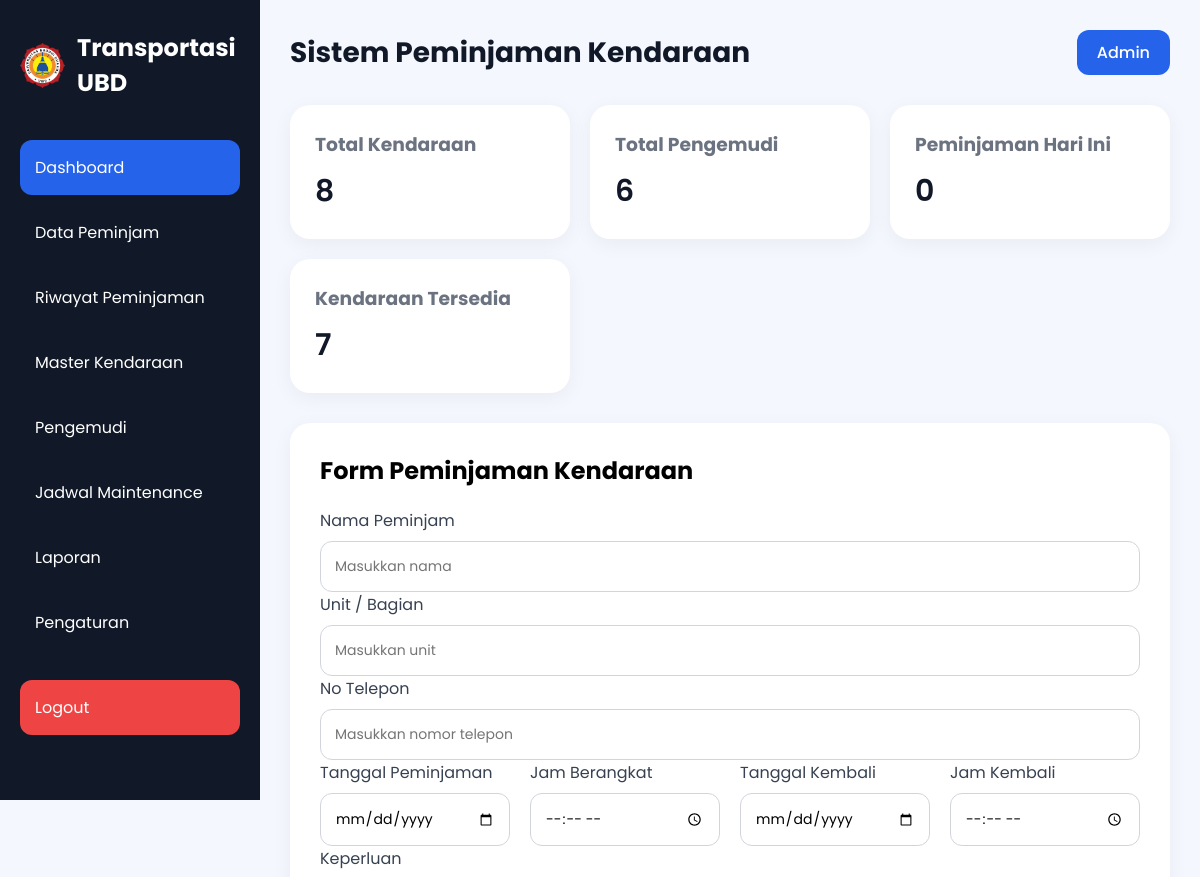
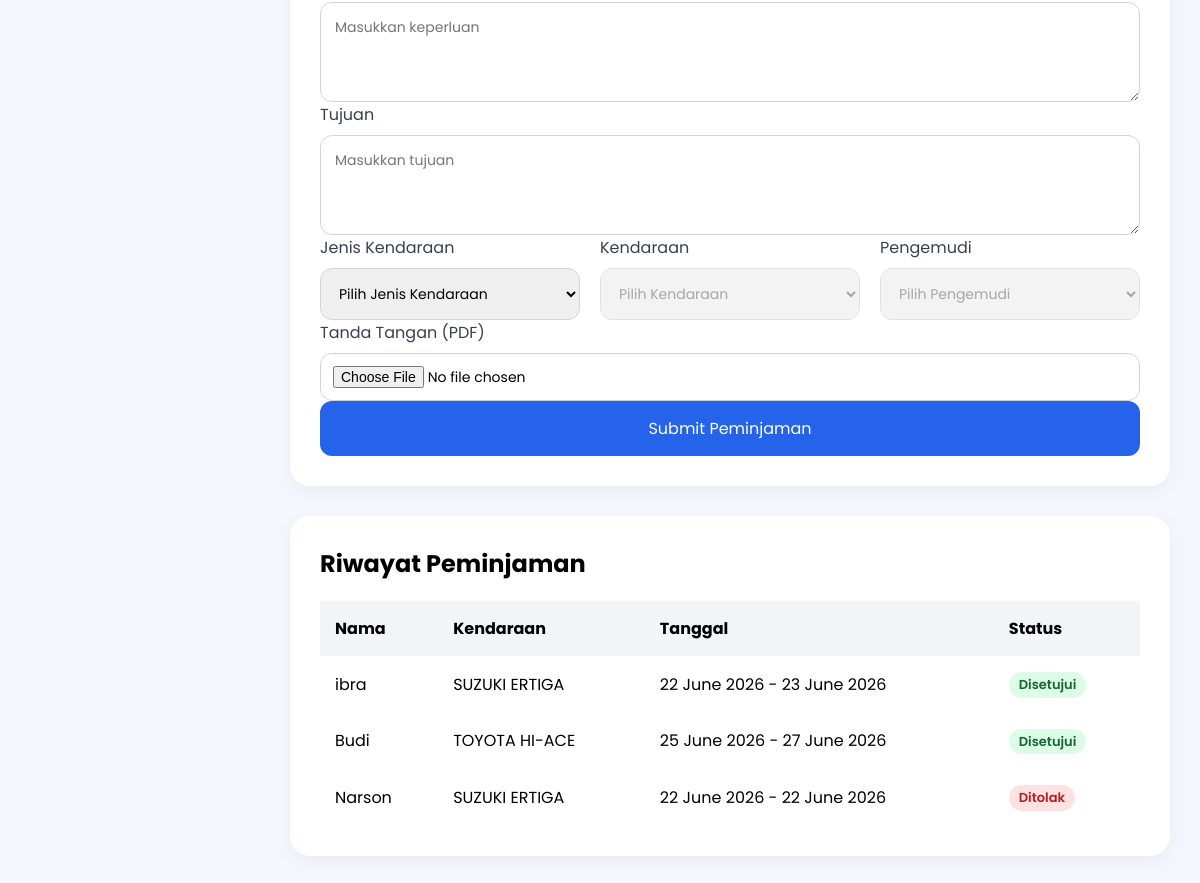
Screenshot of /index.php (signed in) with the database file from the repository (2 pictures, top to bottom).
### tables this page shows
CREATE TABLE `riwayat` (
  `id` int(11) NOT NULL,
  `nama_peminjam` varchar(100) NOT NULL,
  `kendaraan` varchar(100) NOT NULL,
  `pengemudi` varchar(100) NOT NULL,
  `tanggal_pinjam` date NOT NULL,
  `jam_berangkat` time NOT NULL,
  `tanggal_kembali` date NOT NULL,
  `jam_kembali` time NOT NULL,
  `keperluan` text NOT NULL,
  `tujuan` text NOT NULL,
  `status` enum('disetujui','pending','ditolak') DEFAULT 'pending',
  `created_at` timestamp NOT NULL DEFAULT current_timestamp()
);

CREATE TABLE `kendaraan` (
  `id_kendaraan` int(11) NOT NULL,
  `merk_jenis` varchar(100) NOT NULL,
  `tahun` int(11) NOT NULL,
  `no_polisi` varchar(15) NOT NULL,
  `tgl_pajak_stnk` varchar(30) DEFAULT NULL,
  `jenis` enum('Mobil','Motor') NOT NULL,
  `status` varchar(20) NOT NULL DEFAULT 'siap'
);

### index.php (the view, shortened to what this page needs)
<?php
require_once "config/koneksi.php";
$qTotalKendaraan = mysqli_query($conn, "SELECT COUNT(*) AS total FROM kendaraan");
$totalKendaraan = mysqli_fetch_assoc($qTotalKendaraan);
$qTotalSupir = mysqli_query($conn, "SELECT COUNT(*) AS total FROM supir");
$totalSupir = mysqli_fetch_assoc($qTotalSupir);
$qHariIni = mysqli_query($conn,"
    SELECT COUNT(*) AS total
    FROM riwayat
    WHERE tanggal_pinjam = CURDATE()
");
$hariIni = mysqli_fetch_assoc($qHariIni);
$qTersedia = mysqli_query($conn, "
SELECT COUNT(*) AS total
FROM kendaraan k
WHERE
NOT EXISTS (
    SELECT 1
    FROM riwayat r
    WHERE r.kendaraan = k.no_polisi
      AND r.status = 'disetujui'
      AND NOW() BETWEEN
          CONCAT(r.tanggal_pinjam,' ',r.jam_berangkat)
      AND
          CONCAT(r.tanggal_kembali,' ',r.jam_kembali)
)
AND
NOT EXISTS (
    SELECT 1
    FROM jadwal_ganti_oli_kendaraan_operasional j
    WHERE j.id_kendaraan = k.id_kendaraan
      AND j.status = 'Maintenance'
);
");
$totalTersedia = mysqli_fetch_assoc($qTersedia);
$queryRiwayat = mysqli_query($conn,"
    SELECT
        r.*,
        k.merk_jenis
    FROM riwayat r
    LEFT JOIN kendaraan k
        ON r.kendaraan = k.no_polisi
    ORDER BY r.id DESC
");
?>
<!DOCTYPE html>
<html lang="id">
<head>
    <link rel="stylesheet" href="style.css">
</head>
<body>
<div class="container">
    <div class="sidebar">
        <div class="logo">
    <img
        src="logo ubd.png"
        alt="Logo UBD"
        class="logo-img"
    >
    <h2>Transportasi UBD</h2>
</div>
        <ul class="menu">
            <li class="active">
                    <a href="index.php">Dashboard</a>
                </li>
                <li>
                    <a href="data-peminjam.php">Data Peminjam</a>
                </li>
                <li>
                    <a href="riwayat.php">Riwayat Peminjaman</a>
                </li>
                <li>
                    <a href="kendaraan.php">Master Kendaraan</a>
                </li>
                <li>
                    <a href="pengemudi.php">Pengemudi</a>
                </li>
                <li>
                    <a href="jadwal.php">Jadwal Maintenance</a>
                </li>
                <li>
                    <a href="laporan.php"> Laporan</a>
                </li>
                <li>
                    <a href="pengaturan.php">Pengaturan</a>
                </li>
                <li class="logout-menu">
                    <a href="proses/logout.php">Logout</a>
                </li>
            </ul>
    </div>
    <div class="main-content">
        <div class="navbar">
            <h1>Sistem Peminjaman Kendaraan</h1>
            <div class="profile">
                <a href="LOGIN.php">Admin</a>
            </div>
        </div>
        <div class="cards">
            <div class="card">
                <h3>Total Kendaraan</h3>
                <p><?= $totalKendaraan['total']; ?></p>
            </div>
            <div class="card">
                <h3>Total Pengemudi</h3>
                <p><?= $totalSupir['total']; ?></p>
            </div>
            <div class="card">
                <h3>Peminjaman Hari Ini</h3>
                <p><?= $hariIni['total']; ?></p>
            </div>
            <div class="card">
                <h3>Kendaraan Tersedia</h3>
                <p><?= $totalTersedia['total']; ?></p>
            </div>
        </div>
        <div class="form-container">
            <h2>Form Peminjaman Kendaraan</h2>
            <form action="proses/simpan_peminjaman.php" method="POST" enctype="multipart/form-data">
                <div class="input-group">
                    <label>Nama Peminjam</label>
                    <input
                    type="text"
                    name="nama_peminjam"
                    placeholder="Masukkan nama"
                    required>
                </div>
                <div class="input-group">
                    <label>Unit / Bagian</label>
                    <input
                    type="text"
                    name="unit"
                    placeholder="Masukkan unit"
                    required>
                </div>
                <div class="input-group">
                    <label>No Telepon</label>
                    <input
                    type="text"
                    name="no_telepon"
                    placeholder="Masukkan nomor telepon"
                    required>
                </div>
                <div class="row">
                    <div class="input-group">
                        <label>Tanggal Peminjaman</label>
                        <input
                        type="date"
                        name="tanggal_pinjam"
                        required>
                    </div>
                    <div class="input-group">
                        <label>Jam Berangkat</label>
                        <input
                        type="time"
                        name="jam_berangkat"
                        required>
                    </div>
                    <div class="input-group">
                        <label>Tanggal Kembali</label>
                        <input
                        type="date"
                        name="tanggal_kembali"
                        required>
                    </div>
                    <div class="input-group">
                        <label>Jam Kembali</label>
                        <input
                        type="time"
                        name="jam_kembali"
                        required>
                    </div>
                </div>
                <div class="input-group">
                    <label>Keperluan</label>
                    <textarea
                        name="keperluan"
                        placeholder="Masukkan keperluan"
                        required
                    ></textarea>
                </div>
                <div class="input-group">
                    <label>Tujuan</label>
                    <textarea
                        name="tujuan"
                        placeholder="Masukkan tujuan"
                        required
                    ></textarea>
                </div>
                <div class="row">
                    <div class="input-group">
                        <label>Jenis Kendaraan</label>
                        <select id="jenisKendaraan" name="jenis" required>
                            <option value="">Pilih Jenis Kendaraan</option>
                        </select>
                    </div>
                    <div class="input-group">
                        <label>Kendaraan</label>
                        <select id="kendaraanSelect" name="kendaraan" disabled required>
                            <option value="">Pilih Kendaraan</option>
                        </select>
                    </div>
                    <div class="input-group">
                        <label>Pengemudi</label>
                        <select id="pengemudiSelect" name="pengemudi" disabled required>
                            <option value="">Pilih Pengemudi</option>
                        </select>
                    </div>
                </div>
                <div class="input-group">
                    <label>Tanda Tangan (PDF)</label>
                    <input
                        type="file"
                        accept="application/pdf"
                        id="signatureInput"
                    >
                </div>
                <button type="submit" class="btn-1">
                    Submit Peminjaman
                </button>
            </form>
        </div>
        <div class="table-container">
            <h2>Riwayat Peminjaman</h2>
            <table>
                <thead>
                    <tr>
                        <th>Nama</th>
                        <th>Kendaraan</th>
                        <th>Tanggal</th>
                        <th>Status</th>
                    </tr>
                </thead>
                <tbody>
                    <?php
                    while ($r = mysqli_fetch_assoc($queryRiwayat)) :
                    ?>
                    <tr>
                        <td><?= $r['nama_peminjam']; ?></td>
                        <td><?= $r['merk_jenis']; ?></td>
                        <td>
                            <?= date('d F Y', strtotime($r['tanggal_pinjam'])); ?>
                            -
                            <?= date('d F Y', strtotime($r['tanggal_kembali'])); ?>
                        </td>
                        <td>
                            <?php if($r['status'] == 'disetujui'): ?>
                                <span class="badge success">
                                    Disetujui
                                </span>
                            <?php elseif($r['status'] == 'pending'): ?>
                                <span class="badge pending">
                                    Pending
                                </span>
                            <?php else: ?>
                                <span class="badge maintenance">
                                    Ditolak
                                </span>
                            <?php endif; ?>
                        </td>
                    </tr>
                    <?php endwhile; ?>
            </table>
        </div>
    </div>
</div>
</body>
</html>

### style.css (style rules this page uses)
* { margin:0; padding:0; box-sizing:border-box; font-family:'Poppins', sans-serif; }
body { background:#f4f7fe; }
.container { display:flex; }
.sidebar { width:260px; height:100vh; background:#111827; color:white; padding:30px 20px; position:fixed; }
.logo { display:flex; align-items:center; gap:12px; margin-bottom:40px; }
.logo-img { width:45px; height:45px; object-fit:contain; }
.logo h2 { font-size:24px; }
.menu { list-style:none; }
.menu li { padding:15px; margin-bottom:10px; border-radius:12px; cursor:pointer; transition:0.3s; }
.menu .active { background:#2563eb; }
.main-content { margin-left:260px; width:100%; padding:30px; }
.navbar { display:flex; justify-content:space-between; align-items:center; margin-bottom:30px; }
.navbar h1 { font-size:28px; color:#111827; }
.profile { background:#2563eb; padding:10px 20px; border-radius:12px; }
.profile a { color:white; text-decoration:none; font-weight:500; display:block; }
.cards { display:grid; grid-template-columns:repeat(auto-fit,minmax(220px,1fr)); gap:20px; margin-bottom:30px; }
.card { background:white; padding:25px; border-radius:20px; box-shadow:0 5px 20px rgba(0,0,0,0.05); }
.card h3 { color:#6b7280; margin-bottom:10px; }
.card p { font-size:30px; font-weight:600; color:#111827; }
.form-container { background:white; padding:30px; border-radius:20px; box-shadow:0 5px 20px rgba(0,0,0,0.05); margin-bottom:30px; }
.form-container h2 { margin-bottom:20px; }
.input-group { display:flex; flex-direction:column; width:100%; min-width:0; }
.input-group label { margin-bottom:8px; color:#374151; }
.input-group input, .input-group textarea, .input-group select { width:100%; max-width:100%; padding:14px; border:1px solid #d1d5db; border-radius:12px; outline:none; font-size:14px; box-sizing:border-box; }
.input-group textarea { height:100px; }
.row { display:flex; gap:20px; }
.btn-1 { width:100%; padding:15px; border:none; background:#2563eb; color:white; border-radius:12px; font-size:16px; cursor:pointer; transition:0.3s; }
.table-container { background:white; padding:30px; border-radius:20px; box-shadow:0 5px 20px rgba(0,0,0,0.05); }
.table-container h2 { margin-bottom:20px; }
table { width:100%; border-collapse:collapse; }
table th, table td { padding:15px; text-align:left; }
table th { background:#f3f4f6; }
.menu li a { text-decoration: none; color: white; display: block; width: 100%; }
input[type="file"] { padding:12px; border:1px solid #d1d5db; border-radius:12px; background:white; cursor:pointer; }
.logout-menu { margin-top:30px; background:#ef4444; border-radius:12px; }
.logout-menu a { color:white; text-decoration:none; display:block; }
.badge { display:inline-block; padding:5px 10px; border-radius:20px; font-size:13px; font-weight:600; line-height:1.2; }
.success { background:#dcfce7; color:#166534; }
.maintenance { background:#fee2e2; color:#b91c1c; }

### rows the page displays
riwayat: nama_peminjam "ibra", kendaraan.merk_jenis "SUZUKI ERTIGA", tanggal_pinjam "22 June 2026", tanggal_kembali "23 June 2026", status "Disetujui"
riwayat: nama_peminjam "Budi", kendaraan.merk_jenis "TOYOTA HI-ACE", tanggal_pinjam "25 June 2026", tanggal_kembali "27 June 2026", status "Disetujui"
riwayat: nama_peminjam "Narson", kendaraan.merk_jenis "SUZUKI ERTIGA", tanggal_pinjam "22 June 2026", tanggal_kembali "22 June 2026", status "Ditolak"

### other values shown
$totalKendaraan['total'] "8"
$totalSupir['total'] "6"
$hariIni['total'] "0"
$totalTersedia['total'] "7"
